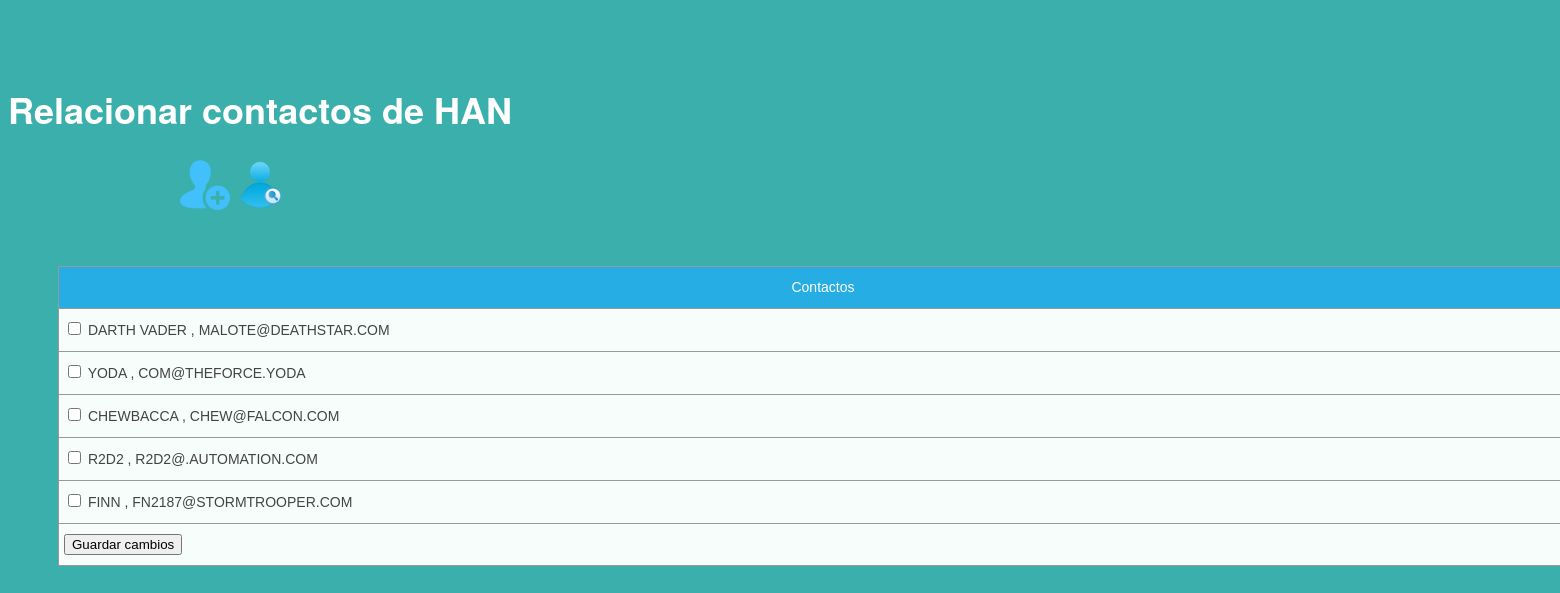
Screenshot of /Agenda/relacionar.php?id=4 with the database file from the repository.
### tables this page shows
CREATE TABLE CONTACTOS(
  ID INT PRIMARY KEY AUTO_INCREMENT,
  NOMBRE VARCHAR(30) NOT NULL,
  MAIL VARCHAR(30) NOT NULL UNIQUE
);

### Agenda/relacionar.php (the view, shortened to what this page needs)
<!DOCTYPE html>
<html lang="en">
<head>
</head>
<body>
<link rel="stylesheet" type="text/css" href="../Agenda/css/estilos.css">
<?php
require_once "conexionBD.php";
if (isset($_GET['id'])) {
    $sql = "SELECT NOMBRE
               FROM CONTACTOS
               WHERE  ID =:id; ";
    $statement = $conex->prepare($sql);
    $id = $_GET['id'];
    $statement->bindParam('id', $id);
    $statement->execute();
    $contacto = $statement->fetchAll(PDO::FETCH_ASSOC);
    foreach ($contacto as $valor) {
        $dato = $valor['NOMBRE'];
    }
}
?>
<h1>Relacionar contactos de <?php  echo "$dato "; ?></h1>
<div class="container">
    <nav>
        <a href="nuevoContacto.php"><img src="img/add-user.png" height="50" width="50" title="nuevo contactos" alt=nuevo
                                         contacto"/></a>
        <a href="index.php"><img src="./img/search-user.png" height="50" width="50" title="buscar contactos" alt=buscar
                                 contactos"></a>
    </nav>
</div>
<?php
if (isset($_GET['id'])) {
    try {
        $sql = "SELECT  ID, NOMBRE, MAIL
               FROM CONTACTOS
               WHERE  ID<>:id and id NOT IN (
                                      SELECT ID_CONOCIDO FROM RELACION
                                      WHERE ID_CONOCEDOR =:id); ";
        $statement = $conex->prepare($sql);
        $id = $_GET['id'];
        $statement->bindParam('id', $id);
        $statement->execute();
        $contactos = $statement->fetchAll(PDO::FETCH_ASSOC);
        if ($contactos != null) {
            mostrarTabla($contactos);
        } else {
            echo "<p class='info'>No hay datos a relacionar</p>";
        }
    } catch (PDOException $exception) {
        echo "<p class='error'>{$exception->getMessage()}</p>";
    }
}
function mostrarTabla($contactos)
{
    ?>
    <table class="tg" width="1530">
        <form action="" method='post'>
            <tr>
                <th class="tg-yw4l">Contactos</th>
            </tr>
            <?php
            foreach ($contactos as $c) {
                echo "<tr> ";
                echo " <td><input type='checkbox'  name='contacto_list[]' value=' {$c['ID']}'> {$c['NOMBRE']} , {$c['MAIL']}</td>";
                echo "</tr>";
            }
            echo "<td><button type='submit' name='guardarcambios' id= 'guardarcambios' />Guardar cambios </td>";
            ?>
        </form>
    </table>
    <?php
}
?>
</body>
</html>

### Agenda/css/estilos.css (style rules this page uses)
.tg { border-collapse: collapse; border-spacing: 0; border-color: #999; }
.tg td { font-family: Arial, sans-serif; font-size: 14px; padding: 10px 5px; border-style: solid; border-width: 1px; overflow: hidden; word-break: normal; border-color: #999; color: #444; background-color: #F7FDFA; }
.tg th { font-family: Arial, sans-serif; font-size: 14px; font-weight: normal; padding: 10px 5px; border-style: solid; border-width: 1px; overflow: hidden; word-break: normal; border-color: #999; color: #fff; background-color: #26ADE4; }
.tg .tg-yw4l { vertical-align: top }
table { margin: 50px; }
body { font: normal 18px/1.5 "Fira Sans", "Helvetica Neue", sans-serif; background: #3AAFAB; color: #fff; padding: 50px 0; }
.container { width: 80%; max-width: 1200px; margin: 0 auto; }
.container * { box-sizing: border-box; }

### rows the page displays
contactos: NOMBRE "HAN"
contactos: NOMBRE "DARTH VADER", MAIL "MALOTE@DEATHSTAR.COM"
contactos: NOMBRE "YODA", MAIL "COM@THEFORCE.YODA"
contactos: NOMBRE "CHEWBACCA", MAIL "CHEW@FALCON.COM"
contactos: NOMBRE "R2D2", MAIL "R2D2@.AUTOMATION.COM"
contactos: NOMBRE "FINN", MAIL "FN2187@STORMTROOPER.COM"
